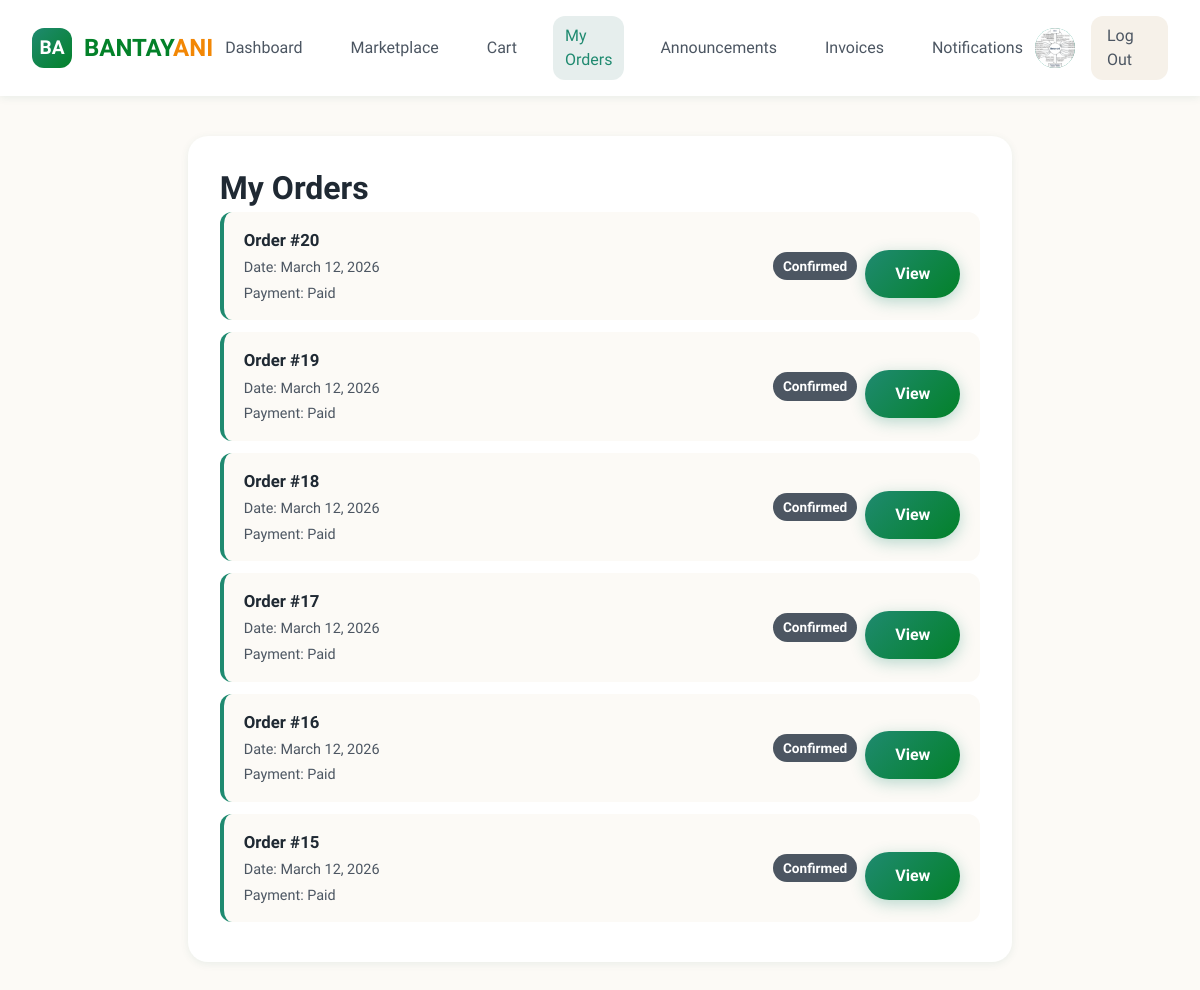
Screenshot of /buyer/orders.php (signed in) with the database file from the repository.
### tables this page shows
CREATE TABLE `users` (
  `user_id` int(11) NOT NULL,
  `role` enum('Farmer','Buyer','Admin') NOT NULL,
  `first_name` varchar(45) NOT NULL,
  `middle_name` varchar(45) NOT NULL,
  `last_name` varchar(45) NOT NULL,
  `email` varchar(45) NOT NULL,
  `password` varchar(255) NOT NULL,
  `contact_number` varchar(45) DEFAULT NULL,
  `address` varchar(45) NOT NULL,
  `is_verified` tinyint(4) DEFAULT 0,
  `created_at` timestamp NULL DEFAULT current_timestamp(),
  `img_path` varchar(255) DEFAULT NULL
);

CREATE TABLE `payment` (
  `payment_id` int(11) NOT NULL,
  `order_id` int(11) NOT NULL,
  `payment_method` enum('Cash','Online') DEFAULT NULL,
  `payment_status` enum('Pending','Paid','Cancelled') DEFAULT 'Pending',
  `payment_date` timestamp NULL DEFAULT NULL
);

CREATE TABLE `orders` (
  `order_id` int(11) NOT NULL,
  `buyer_id` int(11) NOT NULL,
  `order_date` timestamp NULL DEFAULT current_timestamp(),
  `order_status` enum('Pending','Cancelled','Confirmed','Delivered','Shipped') DEFAULT 'Pending'
);

### buyer/orders.php (the view, shortened to what this page needs)
<?php
require_once __DIR__ . '/../includes/config.php';
$buyer_id = $_SESSION['user_id'];
$first_name = $_SESSION['first_name'];
$profile_img = null;
$stmt = $conn->prepare("SELECT img_path FROM users WHERE user_id = ?");
$stmt->bind_param("i", $buyer_id);
$stmt->execute();
$stmt->bind_result($profile_img);
$sql = "
SELECT
    o.order_id,
    o.order_date,
    o.order_status,
    p.payment_status
FROM orders o
LEFT JOIN payment p ON o.order_id = p.order_id
WHERE o.buyer_id = ?
ORDER BY o.order_date DESC
";
$stmt = $conn->prepare($sql);
$stmt->bind_param('i', $buyer_id);
$stmt->execute();
$orders = $stmt->get_result();
?>
<!DOCTYPE html>
<html lang="en">
<head>
<link rel="stylesheet" href="assets/css/buyer.css">
</head>
<body>
<nav class="navbar">
    <div class="logo-container">
        <div class="logo">BA</div>
        <div class="logo-text">BANTAY<span>ANI</span></div>
    </div>
    <div class="nav-links">
       <a href="../index.php" class="nav-link">Dashboard</a>
            <a href="../marketplace.php" class="nav-link">Marketplace</a>
            <a href="cart.php" class="nav-link">Cart</a>
            <a href="orders.php" class="nav-link active">My Orders</a>
            <a href="../announcements.php" class="nav-link">Announcements</a>
            <a href="../invoices.php" class="nav-link">Invoices</a>
            <a href="notifications.php" class="nav-link">Notifications</a>
    </div>
    <div class="user-menu">
        <?php
            $profile_img = trim($profile_img ?? '');
            $absolute_path = $_SERVER['DOCUMENT_ROOT'] . '/bantayani/' . $profile_img;
            $public_path   = '/bantayani/' . $profile_img;
        ?>
        <a href="profile.php" title="View Profile">
            <div class="user-avatar">
                <?php if (!empty($profile_img) && file_exists($absolute_path)): ?>
                    <img src="<?= htmlspecialchars($public_path) ?>"
                         alt="Profile"
                         style="width:100%; height:100%; object-fit:cover; border-radius:50%;">
                <?php else: ?>
                    <?= strtoupper(substr($first_name, 0, 1)) ?>
                <?php endif; ?>
            </div>
        </a>
        <a href="/bantayani/user/logout.php" class="logout-btn" style="text-decoration:none; display:inline-block;">
            Log Out
        </a>
    </div>
</nav>
<div class="container" style="max-width: 900px; margin: 40px auto; padding: 0 16px;">
    <div class="cart-card">
        <h1>My Orders</h1>
        <?php while ($row = $orders->fetch_assoc()): ?>
            <div class="cart-item-row" style="flex-wrap: wrap; align-items: center; gap: 12px;">
                <div>
                    <div class="cart-item-name">Order #<?= $row['order_id']; ?></div>
                    <div class="cart-item-meta">Date: <?= date('F d, Y', strtotime($row['order_date'])); ?></div>
                    <div class="cart-item-meta">Payment: <?= $row['payment_status'] ?? 'Pending'; ?></div>
                </div>
                <div style="min-width: 220px; display: flex; align-items: center; gap: 8px; flex-wrap: wrap; justify-content: flex-end;">
                    <span class="badge <?= $row['order_status'] === 'Pending' ? 'pending' : ($row['order_status'] === 'Cancelled' ? 'cancelled' : '') ;?>" style="padding: 4px 10px; border-radius: 999px; display: inline-flex; align-items: center;"><?= $row['order_status']; ?></span>
                    <a class="btn" href="orders_view.php?id=<?= $row['order_id'] ?>">View</a>
                </div>
            </div>
        <?php endwhile; ?>
    </div>
</div>
</body>
</html>

### buyer/assets/css/buyer.css (style rules this page uses)
:root { --green-dark: #038129; --green: #1f8a70; --green-light: #4cb69f; --orange: #f28705; --beige: #f6f1e9; --beige-light: #fcfaf6; --text: #1f2933; --text-light: #4c5662; --border: #e4e7eb; --success: #0c5c4c; --warning: #f28705; --info: #1d4ed8; --error: #b91c1c; --shadow-sm: 0 2px 8px rgba(12, 92, 76, 0.08); --shadow-md: 0 8px 20px rgba(12, 92, 76, 0.12); --shadow-lg: 0 25px 60px rgba(12, 92, 76, 0.2); --radius-sm: 12px; --radius-md: 20px; --radius-lg: 28px; }
* { margin: 0; padding: 0; box-sizing: border-box; }
body { font-family: 'Quicksand', 'Segoe UI', Tahoma, Geneva, Verdana, sans-serif; background: var(--beige-light); color: var(--text); line-height: 1.5; min-height: 100vh; }
.navbar { background: white; padding: 16px 32px; box-shadow: var(--shadow-sm); display: flex; justify-content: space-between; align-items: center; position: sticky; top: 0; z-index: 1000; }
.logo-container { display: flex; align-items: center; gap: 12px; }
.logo { width: 40px; height: 40px; background: linear-gradient(135deg, var(--green), var(--green-dark)); border-radius: 12px; display: flex; align-items: center; justify-content: center; color: white; font-weight: 700; font-size: 1.2rem; }
.logo-text { font-size: 1.5rem; font-weight: 700; color: var(--green-dark); }
.logo-text span { color: var(--orange); }
.nav-links { display: flex; gap: 24px; align-items: center; }
.nav-link { text-decoration: none; color: var(--text-light); font-weight: 500; padding: 8px 12px; border-radius: var(--radius-sm); transition: all 0.2s; }
.nav-link.active { color: var(--green); background: rgba(12, 92, 76, 0.1); }
.user-menu { display: flex; align-items: center; gap: 16px; }
.user-avatar { width: 40px; height: 40px; background: linear-gradient(135deg, var(--green-light), var(--green)); border-radius: 50%; display: flex; align-items: center; justify-content: center; color: white; font-weight: 600; font-size: 1.1rem; cursor: pointer; transition: all 0.3s ease; }
.logout-btn { background: var(--beige); color: var(--text-light); border: none; padding: 8px 16px; border-radius: var(--radius-sm); font-family: inherit; font-weight: 500; cursor: pointer; transition: all 0.2s; }
.btn { display: inline-block; margin-top: 15px; padding: 12px 30px; background: linear-gradient(135deg, var(--green), var(--green-dark)); color: white; text-decoration: none; border-radius: 25px; font-weight: 600; text-align: center; transition: all 0.3s ease; box-shadow: 0 4px 15px rgba(31, 138, 112, 0.3); position: relative; overflow: hidden; }
.btn::before { content: ''; position: absolute; top: 50%; left: 50%; width: 0; height: 0; border-radius: 50%; background: rgba(255, 255, 255, 0.3); transform: translate(-50%, -50%); transition: width 0.6s, height 0.6s; }
.badge { padding: 4px 10px; border-radius: 999px; font-size: 0.8rem; font-weight: 600; background: var(--green); color: #fff; display: inline-block; }
.cart-card { background: white; border-radius: var(--radius-md); padding: 28px 32px; box-shadow: var(--shadow-sm); max-width: 900px; width: min(95%, 900px); margin: 0 auto; animation: fadeInUp 0.5s ease-out; }
.cart-item-row { display: flex; justify-content: space-between; align-items: flex-start; padding: 16px 20px; background: var(--beige-light); border-radius: var(--radius-sm); margin-bottom: 12px; border-left: 4px solid var(--green); transition: background 0.2s; gap: 16px; }
.cart-item-name { font-weight: 600; color: var(--text); font-size: 1.05rem; }
.cart-item-meta { font-size: 0.9rem; color: var(--text-light); margin-top: 4px; }
.badge { display: inline-flex; align-items: center; justify-content: center; padding: 4px 10px; border-radius: 999px; font-size: 0.85rem; font-weight: 700; color: white; background: var(--text-light); }

### rows the page displays
users: img_path (picture)
payment: order.order_id "20", order.order_date "March 12, 2026", payment_status "Paid", order.order_status "Confirmed"
payment: order.order_id "19", order.order_date "March 12, 2026", payment_status "Paid", order.order_status "Confirmed"
payment: order.order_id "18", order.order_date "March 12, 2026", payment_status "Paid", order.order_status "Confirmed"
payment: order.order_id "17", order.order_date "March 12, 2026", payment_status "Paid", order.order_status "Confirmed"
payment: order.order_id "16", order.order_date "March 12, 2026", payment_status "Paid", order.order_status "Confirmed"
payment: order.order_id "15", order.order_date "March 12, 2026", payment_status "Paid", order.order_status "Confirmed"
